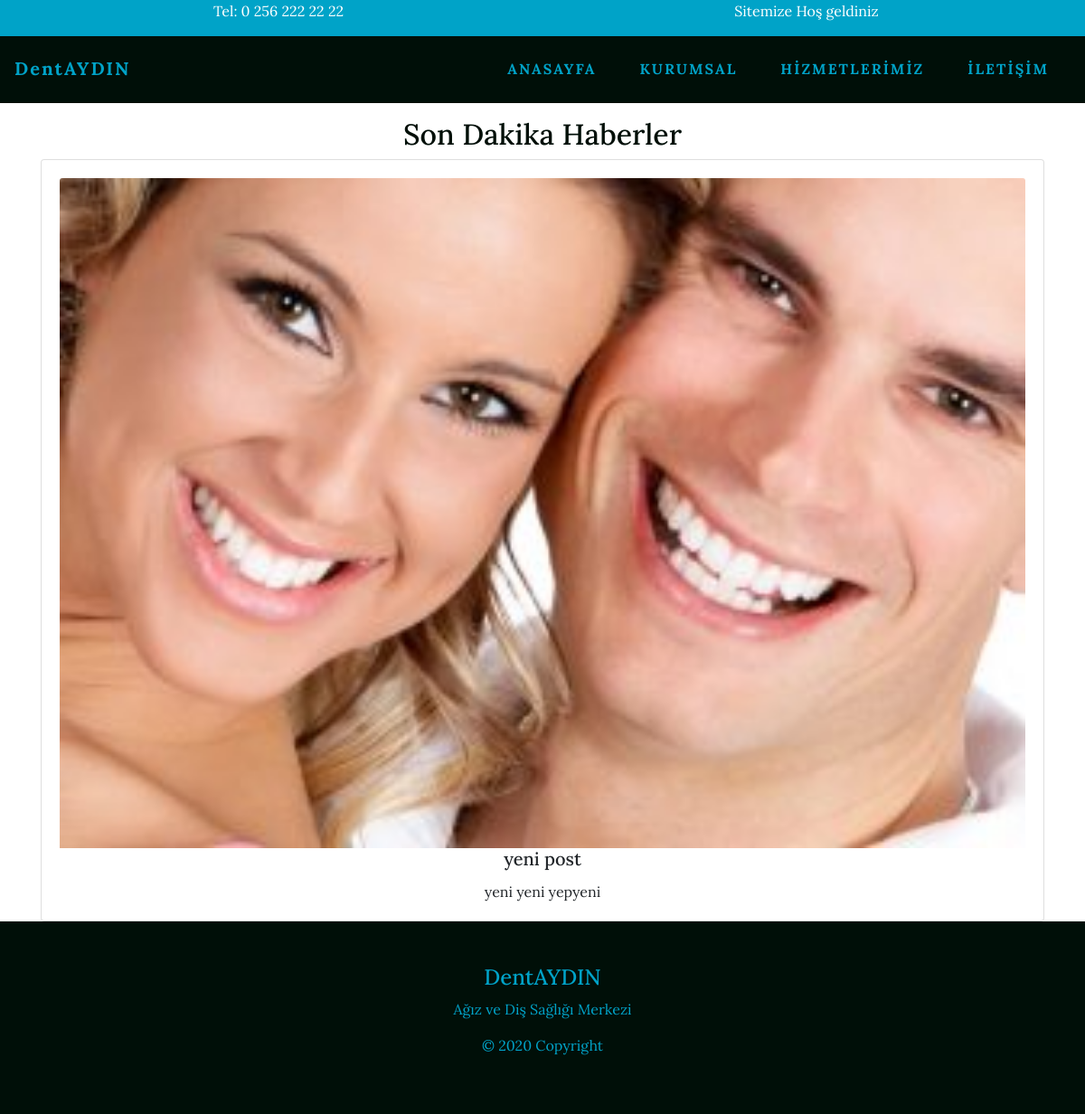
Page /blog/3/ on the committed database.
### blog/models.py (models this page shows, shortened)
class BlogPost(models.Model):
    BlogTitle = models.CharField(max_length=100, verbose_name="Başlık")
    BlogImage = models.ImageField(upload_to='images/', null=True, blank=True)
    BlogContent = models.TextField(verbose_name="İçerik")
    BlogDate = models.DateTimeField(auto_now_add=True)
    class Meta:
        ordering =  ['-BlogDate',]

### blog/views.py (the view)
# urls.py: path('<int:id>/', BlogDetail.as_view(), name="detail")
class BlogDetail(DetailView):
    model = BlogPost
    template_name = "blog_detail.html"
    queryset = BlogPost.objects.all()
    def get_object(self):
        id_ = self.kwargs.get("id")
        return get_object_or_404(BlogPost, id=id_)

### templates/blog_detail.html
{% extends 'base.html' %} {% block content %} {% load static %}
<div class="container">
    <div class="row mt-3">
        <div class="col-sm-12 text-center">
            <h2>Son Dakika Haberler</h2>
            <div class="card" style="width: auto;">
                <div class="card-body">
                    <img class="card-img-top img-fluid" src="{{object.BlogImage.url}}" />
                    <h5 class="card-title">{{object.BlogTitle}}</h5>
                    <p class="card-text">{{object.BlogContent|safe}}</p>
                </div>
            </div>
        </div>
</div>
</div>
{% endblock content%}

### static/css/main.css (style rules this page uses)
* { padding: 0; margin: 0; box-sizing: border-box; }
body { font-family: "Lora", serif; }
h2 { color: #000F08; }

### rows in the picture
BlogPost: BlogImage (picture), BlogTitle "yeni post", BlogContent "yeni yeni yepyeni"
